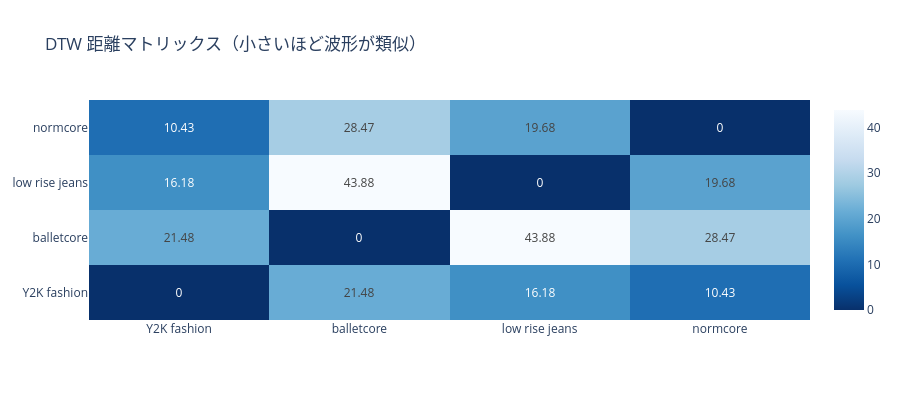

This figure's notebook cell:
### Code cell
# DTW 距離ヒートマップ（類似度マトリックス）
labels = [p['en_kw'] for p in LAG_PAIRS]
matrix = np.zeros((len(LAG_PAIRS), len(LAG_PAIRS)))
for i, pair_i in enumerate(LAG_PAIRS):
    s_i = load_category(pair_i['en_cat'], pair_i['en_period'])[pair_i['en_kw']]
    _, peak_i = get_peak(s_i)
    match_i = dtw_analog_match(s_i, peak_i)
    for j, pair_j in enumerate(LAG_PAIRS):
        matrix[i, j] = match_i['all_distances'].get(pair_j['label'], 0)

fig_heat = go.Figure(go.Heatmap(
    z=matrix, x=labels, y=labels,
    colorscale='Blues_r', text=np.round(matrix, 2),
    texttemplate='%{text}', showscale=True,
))
fig_heat.update_layout(
    title='DTW 距離マトリックス（小さいほど波形が類似）',
    height=400, template='plotly_white',
)
fig_heat.show()

### Figure 1 — Plotly figure (JSON) as saved in the notebook; plotly's stock layout.template omitted (floating-point values rounded to 4 significant figures)
{"data": [{"colorscale": [[0.0, "rgb(8,48,107)"], [0.125, "rgb(8,81,156)"], [0.25, "rgb(33,113,181)"], [0.375, "rgb(66,146,198)"], [0.5, "rgb(107,174,214)"], [0.625, "rgb(158,202,225)"], [0.75, "rgb(198,219,239)"], [0.875, "rgb(222,235,247)"], [1.0, "rgb(247,251,255)"]], "showscale": true, "text": [[0.0, 21.48, 16.18, 10.43], [21.48, 0.0, 43.88, 28.47], [16.18, 43.88, 0.0, 19.68], [10.43, 28.47, 19.68, 0.0]], "texttemplate": "%{text}", "type": "heatmap", "x": ["Y2K fashion", "balletcore", "low rise jeans", "normcore"], "y": ["Y2K fashion", "balletcore", "low rise jeans", "normcore"], "z": [[0.0, 21.48, 16.18, 10.43], [21.48, 0.0, 43.88, 28.47], [16.18, 43.88, 0.0, 19.68], [10.43, 28.47, 19.68, 0.0]]}], "layout": {"height": 400, "title": {"text": "DTW 距離マトリックス（小さいほど波形が類似）"}}}
